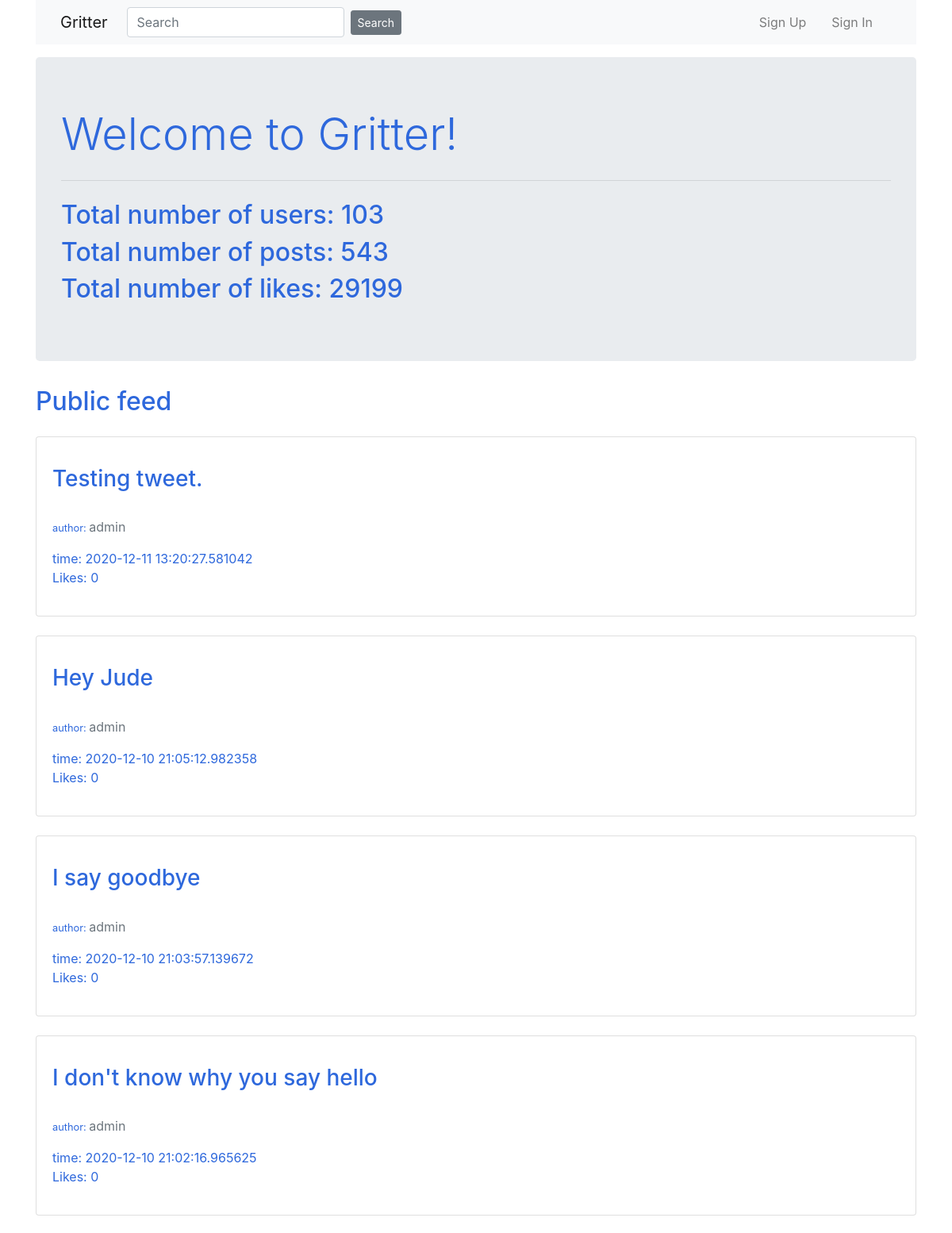
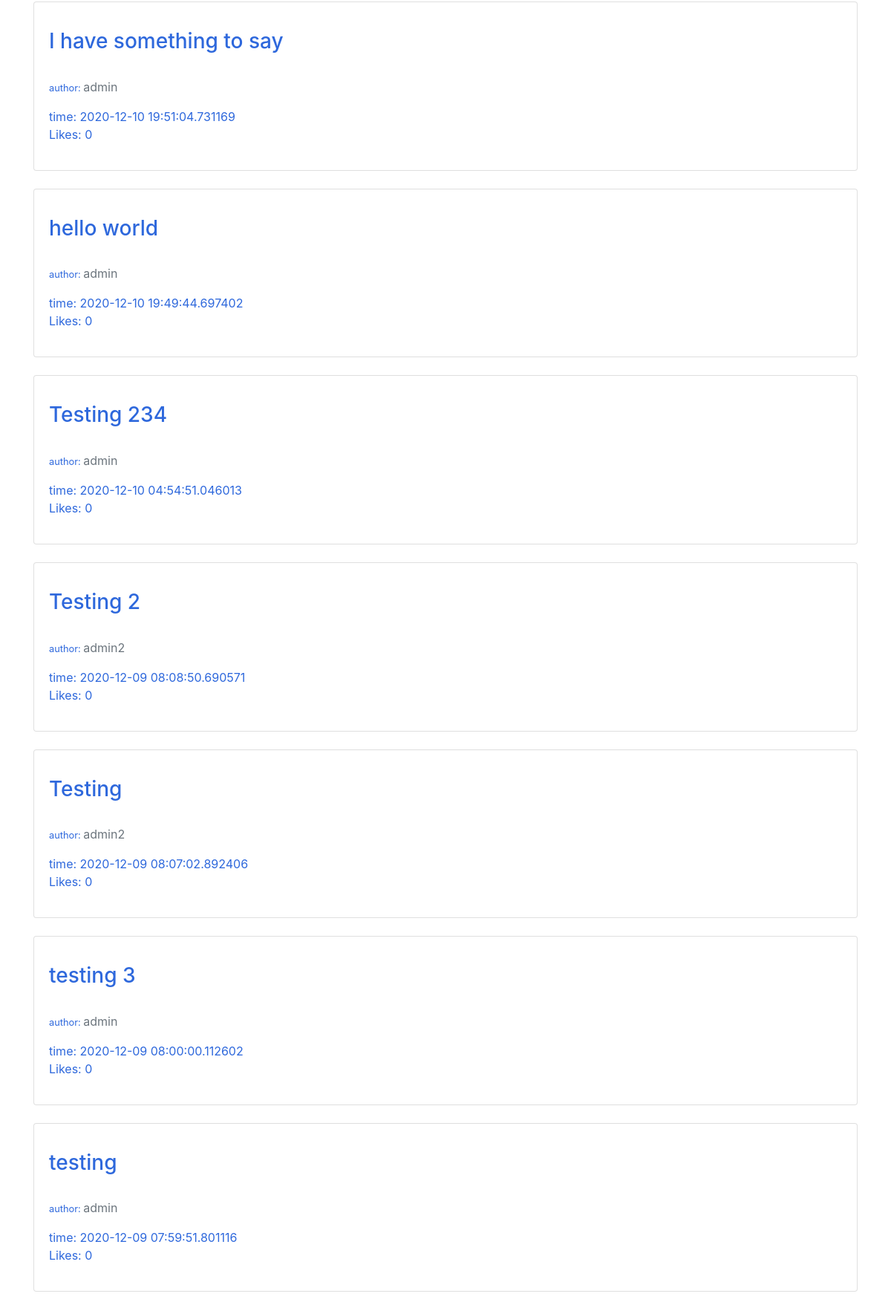
The page / (upper part) on the database its author committed (2 pictures, top to bottom).
### project/models.py (models this page shows, shortened)
class User(UserMixin, db.Model):
    id = db.Column(db.Integer, primary_key=True)
    username = db.Column(db.String(50), unique=True, nullable=False)
    password = db.Column(db.String(128), nullable=False)
    email = db.Column(db.String(100), unique=True, nullable=False)
    posts = db.relationship('Post', backref ='author', lazy='dynamic')
    followed = db.relationship(
        'User', secondary=followers,
        primaryjoin=(followers.c.follower_id == id),
        secondaryjoin=(followers.c.followed_id == id),
        backref=db.backref('followers', lazy='dynamic'), lazy='dynamic')
    received_messages = db.relationship('Message', foreign_keys='Message.receiver_id',
                                         backref='receiver', lazy='dynamic')
    sent_messages = db.relationship('Message', foreign_keys='Message.sender_id',
                                         backref='author', lazy='dynamic')

class Post(db.Model):
    id = db.Column(db.Integer, primary_key=True)
    content = db.Column(db.Text)
    like_count = db.Column(db.Integer, default=0)
    timestamp = db.Column(db.DateTime, index=True, default=datetime.utcnow)
    user_id = db.Column(db.Integer, db.ForeignKey('user.id'))

### project/routes.py (the view)
@app.route('/', methods= ['GET', 'POST'])
def default():
    context = {}
    num_likes = len(Like.query.all())
    context['num_likes'] = num_likes
    num_posts = len(Post.query.all())
    context['num_posts'] = num_posts
    num_users = len(User.query.all())
    context['num_users'] = num_users
    all_posts = get_all_posts_with_like_counts()
    context['posts'] = all_posts
    follow_form = FollowForm()
    return render_template('home.html', context=context, follow_form=follow_form)

### project/forms.py
class FollowForm(FlaskForm):
    submit = SubmitField('Submit')

### project/db_queries.py (called while the page is built)
def get_username_by_id(user_id):
    username = User.query.filter(User.id == user_id).first()
    return username

def get_all_posts_with_like_counts():
    result = []
    posts = Post.query.order_by(Post.id.desc()).all()
    for post in posts:
        post_dict = {}
        post_dict['post'] = post
        user = get_username_by_id(post.user_id)
        if user is None:
            post_dict['author'] = 'user not found'
        else:
            post_dict['author'] = user.username
        num_likes = len(Like.query.filter(Like.post_id == post.id).all())
        post_dict['num_likes'] = num_likes
        result.append(post_dict)
    return result

### project/templates/home.html (shortened to what this page needs)
{% extends "layout.html" %}
{% block content %}
    <div class="container">
        <div class="jumbotron bg-lt">
            <h1 class="display-4">Welcome to Gritter!</h1>
            <hr class="my-4">
             {% if context %}
                <h2>Total number of users: {{ context.num_users }}</h2>
                <h2>Total number of posts: {{ context.num_posts }}</h2>
                <h2>Total number of likes: {{ context.num_likes }}</h2>
            {% endif %}
        </div>
    </div>
    <div class="container">
        <h2>Public feed</h2>
        {% for post_dict in context.posts %}
            <div class="card mt-4">
                <div class="card-body">
                    <p class="card-text">
                        <p>
                            <h3>{{ post_dict.post.content }} </h3><br>
                            <small>author: </small>
                            {% if current_user.is_authenticated %}
                                <a class="text-muted" href="{{ url_for('user', username=post_dict.post.author.username) }}">{{ post_dict.author }}</a>
                            {% else %}
                                <a class="text-muted" href="{{ url_for('signin') }}">{{ post_dict.author }}</a>
                            {% endif %}
                        </p>
                        <p>
                            time: {{ post_dict.post.timestamp }} <br>
                            Likes: {{ post_dict.num_likes }}
                        </p>
                    </p>
                </div>
            </div>
        {% endfor %}
    </div>
{% endblock content %}

### project/templates/layout.html (shortened to what this page needs)
<!DOCTYPE html>
{% import "bootstrap/wtf.html" as wtf %}
<html>
	<head>
    {% block head %}
        <link rel="stylesheet" href="https://cdn.jsdelivr.net/npm/bootstrap@4.5.3/dist/css/bootstrap.min.css">
		<link rel="stylesheet" href="{{ url_for('static', filename='style.css') }}" />
    {% endblock %}
	</head>
	<body text="#2d7051">
        <div class="container">
            <nav class="navbar navbar-expand-md bg-light navbar-light fixed-left">
              <div class="container">
                <a class="navbar-brand mr-4" href="{{ url_for('home') }}">Gritter</a>
                  <form  class="form-inline" method="POST" action="{{ url_for('search') }}">
                <input class="form-control mr-2" name="search" type="search" placeholder="Search">
                <button class="btn btn-secondary btn-sm" type="submit">Search</button>
                  </form>
                <div class="collapse navbar-collapse" id="navbarToggle">
                    <div class="navbar-nav ml-auto">
                        {% if current_user.is_authenticated %}
                            <a class="nav-item nav-link mr-3 ml-auto" href="{{ url_for('feed') }}">Feed</a>
                            <a class="nav-item nav-link mr-3 ml-auto" href="{{ url_for('followers', username=current_user.username) }}">Followers</a>
                            <a class="nav-item nav-link mr-3 ml-auto" href="{{ url_for('user', username=current_user.username) }}">{{current_user.username}}'s Page</a>
                            <a class="nav-item nav-link mr-3 ml-auto" href="{{ url_for('signout') }}">Sign Out</a>
                        {% else  %}
                            <a class="nav-item nav-link mr-3 ml-auto" href="{{ url_for('signup') }}">Sign Up</a>
                            <a class="nav-item nav-link mr-3 ml-auto" href="{{ url_for('signin') }}">Sign In</a>
                        {% endif %}
                    </div>
                </div>
              </div>
            </nav>
        </div>
        <div class="container pt-2">
            <div class="container pt-2">
        </div>
        </div>
        {% block content %}
        {% endblock %}
	</body>
</html>

### project/static/styles/style.css (style rules this page uses)
body { color: hsl(220, 71%, 52%); }

### rows shown on the page
User: post.content "Testing tweet.", author "admin", post.timestamp "2020-12-11 13:20:27.581042", num_likes "0", post.content "Hey Jude", post.timestamp "2020-12-10 21:05:12.982358", post.content "I say goodbye", post.timestamp "2020-12-10 21:03:57.139672", post.content "I don't know why you say hello", post.timestamp "2020-12-10 21:02:16.965625", post.content "I have something to say", post.timestamp "2020-12-10 19:51:04.731169", post.content "hello world", post.timestamp "2020-12-10 19:49:44.697402", post.content "Testing 234", post.timestamp "2020-12-10 04:54:51.046013", post.content "testing 3", post.timestamp "2020-12-09 08:00:00.112602", post.content "testing", post.timestamp "2020-12-09 07:59:51.801116"
User: post.content "Testing 2", author "admin2", post.timestamp "2020-12-09 08:08:50.690571", num_likes "0", post.content "Testing", post.timestamp "2020-12-09 08:07:02.892406"

### other values the page prints
{{ context.num_users }} "103"
{{ context.num_posts }} "543"
{{ context.num_likes }} "29199"
